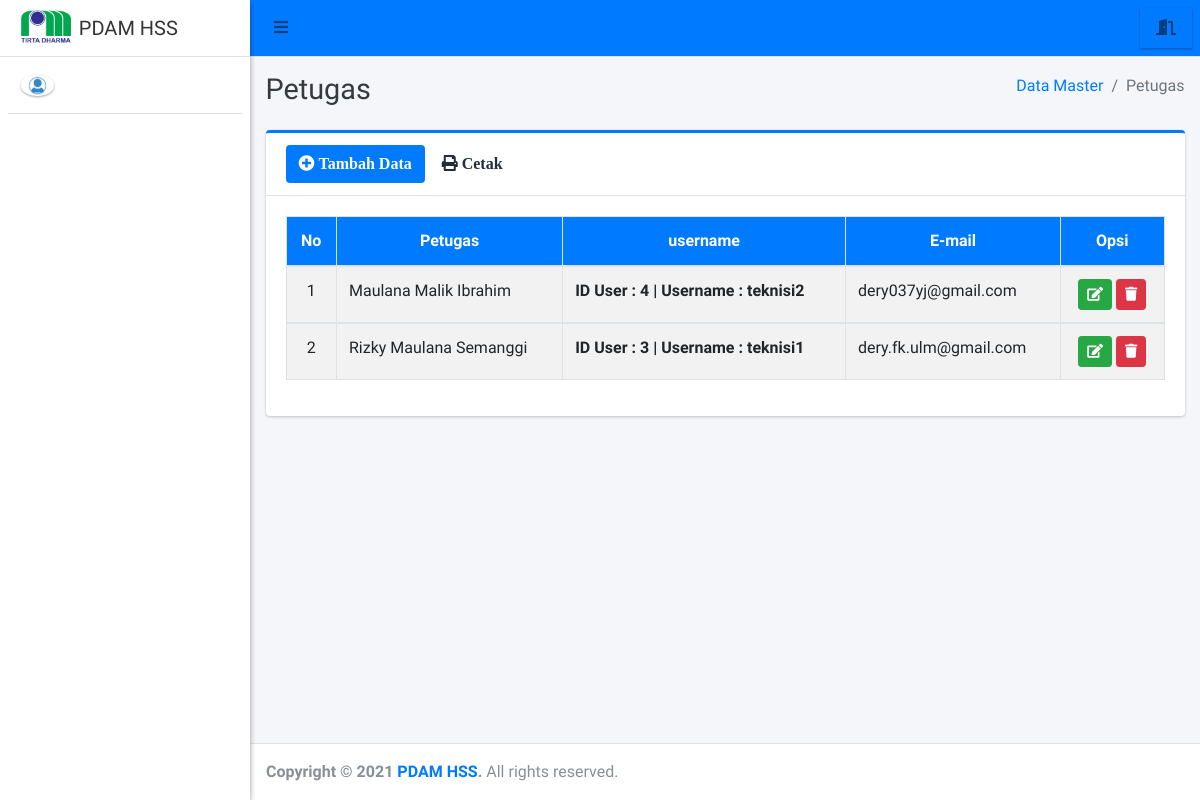
/admin/petugas/index.php, run on an earlier commit of the app's database.
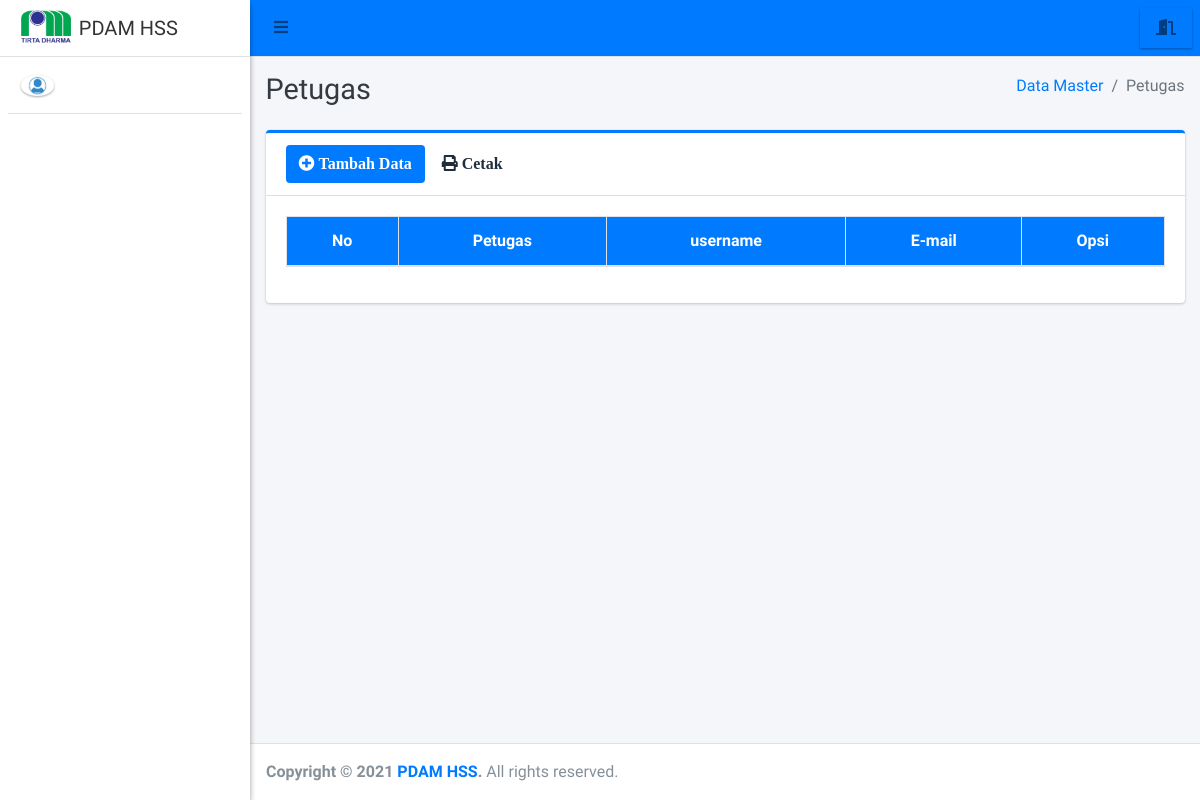
And on a later commit of the database.
### tables this page shows
CREATE TABLE `petugas` (
  `id_petugas` int(11) NOT NULL,
  `id_user` int(11) DEFAULT NULL,
  `nama_petugas` varchar(255) DEFAULT NULL,
  `email` varchar(255) DEFAULT NULL
);

CREATE TABLE `user` (
  `id_user` int(11) NOT NULL,
  `username` varchar(50) NOT NULL,
  `password` varchar(100) NOT NULL,
  `role` varchar(20) NOT NULL
);

### config/config.php (called while the page is built, shortened)
<?php
	function base_url($url = null){
		$base_url = "http://localhost/pdam-hss";
		if ($url != null) {
			return $base_url."/".$url;
		}else{
			return $base_url;
		}
	}
 ?>

### admin/petugas/index.php (the view, shortened to what this page needs)
<?php
require '../../config/config.php';
require '../../config/koneksi.php';
?>
<!DOCTYPE html>
<html>
<?php
include '../../templates/head.php';
?>
<body class="hold-transition sidebar-mini layout-fixed">
    <div class="wrapper">
        <?php
        include '../../templates/navbar.php';
        ?>
        <?php
        include '../../templates/sidebar.php';
        ?>
        <div class="content-wrapper">
            <div class="content-header">
                <div class="container-fluid">
                    <div class="row mb-2">
                        <div class="col-sm-6">
                            <h1 class="m-0 text-dark">Petugas</h1>
                        </div>
                        <div class="col-sm-6">
                            <ol class="breadcrumb float-sm-right">
                                <li class="breadcrumb-item"><a href="#">Data Master</a></li>
                                <li class="breadcrumb-item active">Petugas</li>
                            </ol>
                        </div>
                    </div>
                </div>
            </div>
            <section class="content">
                <div class="container-fluid">
                    <div class="row">
                        <div class="col-12">
                            <div class="card card-primary card-outline">
                                <div class="card-header">
                                    <a href="tambah" class="btn bg-blue"><i class="fa fa-plus-circle"> Tambah Data</i></a>
                                    <a href="print" target="blank" class="btn bg-white"><i class="fa fa-print"> Cetak</i></a>
                                </div>
                                <div class="card-body">
                                    <div class="table-responsive">
                                        <table id="example1" class="table table-bordered table-striped">
                                            <thead class="bg-blue">
                                                <tr align="center">
                                                    <th>No</th>
                                                    <th>Petugas </th>
                                                    <th>username </th>
                                                    <th>E-mail</th>
                                                    <th>Opsi</th>
                                                </tr>
                                            </thead>
                                            <?php
                                            $no = 1;
                                            $data = $koneksi->query("SELECT * FROM petugas AS p
                                            LEFT JOIN user AS u ON p.id_user = u.id_user
                                            ORDER BY p.id_petugas DESC");
                                            while ($row = $data->fetch_array()) {
                                            ?>
                                                <tbody style="background-color: white">
                                                    <tr>
                                                        <td align="center"><?= $no++ ?></td>
                                                        <td><?= $row['nama_petugas'] ?></td>
                                                        <td><b>ID User : <?= $row['id_user'] ?> | Username : <?= $row['username'] ?></b></td>
                                                        <td><?= $row['email'] ?></td>
                                                        <td align="center">
                                                            <a href="edit?id=<?= $row['id_petugas'] ?>" class="btn btn-success btn-sm" title="Edit"><i class="fa fa-edit"></i></a>
                                                            <a href="hapus?id=<?= $row['id_petugas'] ?>" class="btn btn-danger btn-sm alert-hapus" title="Hapus"><i class="fa fa-trash"></i></a>
                                                        </td>
                                                    </tr>
                                                </tbody>
                                            <?php } ?>
                                        </table>
                                    </div>
                                </div>
                            </div>
                        </div>
                    </div>
                </div>
            </section>
        </div>
        <?php include_once "../../templates/footer.php"; ?>
    </div>
</body>
</html>

### templates/head.php (shortened to what this page needs)
<head>
  <link rel="stylesheet" href="<?= base_url() ?>/assets/plugins/fontawesome-free/css/all.min.css">
  <link rel="stylesheet" href="https://code.ionicframework.com/ionicons/2.0.1/css/ionicons.min.css">
  <link rel="stylesheet" href="<?= base_url() ?>/assets/plugins/datatables-bs4/css/dataTables.bootstrap4.css">
  <link rel="stylesheet" href="<?= base_url() ?>/assets/plugins/ekko-lightbox/ekko-lightbox.css">
  <link rel="stylesheet" href="<?= base_url() ?>/assets/plugins/bootstrap-fileupload/bootstrap-fileupload.min.css">
  <link rel="stylesheet" href="<?= base_url() ?>/assets/plugins/tempusdominus-bootstrap-4/css/tempusdominus-bootstrap-4.min.css">
  <link rel="stylesheet" href="<?= base_url() ?>/assets/plugins/select2/css/select2.min.css">
  <link rel="stylesheet" href="<?= base_url() ?>/assets/plugins/select2-bootstrap4-theme/select2-bootstrap4.min.css">
  <link rel="stylesheet" href="<?= base_url() ?>/assets/plugins/icheck-bootstrap/icheck-bootstrap.min.css">
  <link rel="stylesheet" href="<?= base_url() ?>/assets/plugins/jqvmap/jqvmap.min.css">
  <link rel="stylesheet" href="<?= base_url() ?>/assets/dist/css/adminlte.min.css">
  <link rel="stylesheet" href="<?= base_url() ?>/assets/plugins/overlayScrollbars/css/OverlayScrollbars.min.css">
  <link rel="stylesheet" href="<?= base_url() ?>/assets/plugins/daterangepicker/daterangepicker.css">
  <link rel="stylesheet" href="<?= base_url() ?>/assets/plugins/summernote/summernote-bs4.css">
  <link rel="stylesheet" href="<?= base_url() ?>/assets/plugins/bootstrap-fileupload/bootstrap-fileupload.min.css">
  <link rel="stylesheet" href="<?= base_url() ?>/assets/alert/sweetalert.css">
</head>

### templates/navbar.php
<nav class="main-header navbar navbar-expand navbar-blue navbar-light">
  <ul class="navbar-nav">
    <li class="nav-item">
      <a class="nav-link" data-widget="pushmenu" href="#"><i class="fas fa-bars"></i></a>
    </li>
  </ul>
  <ul class="navbar-nav ml-auto">
    <li class="nav-item dropdown img-square elevation-1">
      <a class="nav-link alert-logout" href="<?= base_url('logout') ?>">
        <i class="fas fa-door-open"></i>
      </a>
    </li>
  </ul>
</nav>

### templates/sidebar.php (shortened to what this page needs)
<aside class="main-sidebar sidebar-light-blue elevation-2" >
  <a href="#" class="brand-link">
    <img src="<?= base_url() ?>/assets/dist/img/logo.jpg" style="width: 50px;" alt="#" class="brand-image" style="opacity: .8">
    <span class="brand-text font-weight-light"><b> PDAM HSS</b></span>
  </a>
  <div class="sidebar">
    <div class="user-panel mt-3 pb-3 d-flex">
      <div class="image">
        <img src="<?= base_url() ?>/assets/dist/img/avatar1.png" class="img-circle elevation-1" alt="User Image">
      </div>
      <div class="info">
      </div>
    </div>
  </div>
</aside>

### templates/footer.php (shortened to what this page needs)
<footer class="main-footer">
  <strong>Copyright &copy; <?= date('Y') ?> <a href="#">PDAM HSS</a>.</strong>
  All rights reserved.
</footer>

What changed in the data, as far as the page shows it:
removed petugas: nama_petugas "Maulana Malik Ibrahim", id_user.id_user "4", id_user.username "teknisi2", email "dery037yj@gmail.com"
removed petugas: nama_petugas "Rizky Maulana Semanggi", id_user.id_user "3", id_user.username "teknisi1", email "dery.fk.ulm@gmail.com"
